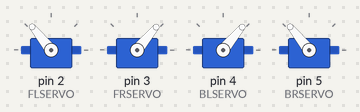
This sketch was run on a simulated Arduino Uno, built with avr-gcc and run on an emulated ATmega328P. Shown: 4 × servo.

Above: at 0.05 s.
At 3.25 s:
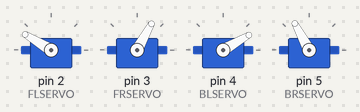
At 6.55 s:
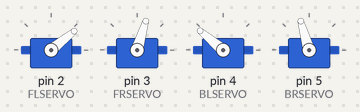
At 13.05 s:
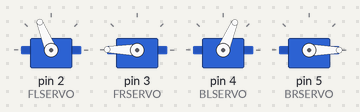
At 20.55 s:
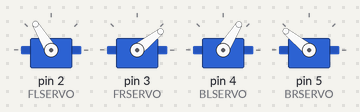
At 26.15 s:
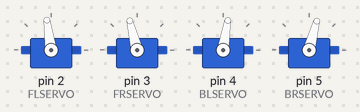
Timing chart, 0 to 34.1 s (numbered marks = the images above):
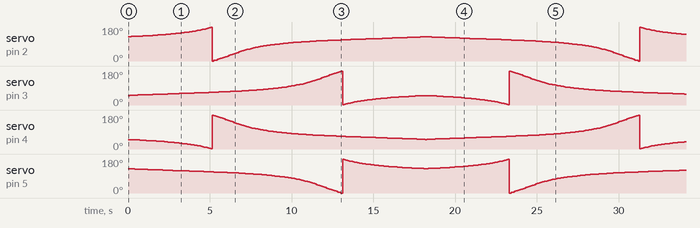

The sketch:

Ackerman_Function.ino
```cpp
#include <Servo.h>

#define BODY_WIDTH 4.515625
#define BODY_LENGTH 3.6875

int throttle, angle;
double FL_Angle, FR_Angle, leftSpeed, rightSpeed, FL_SERVO, FR_SERVO, BL_SERVO, BR_SERVO;
Servo FLSERVO, FRSERVO, BLSERVO, BRSERVO;

void setup()
{
  Serial.begin(9600);
  FLSERVO.attach(2); //front left servo
  FRSERVO.attach(3); //front right servo
  BLSERVO.attach(4); //back left servo
  BRSERVO.attach(5); //back right servo
}


void loop()
{
  //SAMPLE CODE:
  for(angle = -90; angle < 90; angle += 1)  // goes from 0 degrees to 180 degrees
  {
  ackSolve(angle, throttle); //solve ackerman
  FLSERVO.write(FL_SERVO);   //set servos
  FRSERVO.write(FR_SERVO);
  BLSERVO.write(BL_SERVO);
  BRSERVO.write(BR_SERVO);
  delay(100);                // waits 100ms
  }
  for(angle = 90; angle>=-90; angle-=1)     // goes from 180 degrees to 0 degrees
  {
  ackSolve(angle, throttle); //solve ackerman
  FLSERVO.write(FL_SERVO);   //set servos
  FRSERVO.write(FR_SERVO);
  BLSERVO.write(BL_SERVO);
  BRSERVO.write(BR_SERVO);
  delay(100);                // waits 100ms
  }


}

// ACKERMAN FUNCTION
// inputs: angle, speed
// outputs: global angles: FL_SERVO, FR_SERVO, BL_SERVO, BR_SERVO
// outputs: global speeds: leftSpeed, rightSpeed

void ackSolve(float theta, double motorSpeed){

  // turn theta into radians
  theta = theta * PI / 180;


  // find ackerman center of rotation
  float xPos = BODY_LENGTH / tan(theta);


  // set wheel angles
  FL_Angle = atan2( BODY_LENGTH, ( xPos + BODY_WIDTH ) );
  FR_Angle = atan2( BODY_LENGTH, ( xPos - BODY_WIDTH ) );


  //set motor speeds
  leftSpeed  = motorSpeed * distance( xPos + BODY_WIDTH, BODY_LENGTH ) / distance( xPos - BODY_WIDTH, BODY_LENGTH ) ;
  rightSpeed = motorSpeed * distance( xPos - BODY_WIDTH, BODY_LENGTH ) / distance( xPos + BODY_WIDTH, BODY_LENGTH );


  //fix servo angles that are outside of their ranges, and reverse motors accordingly
      if (FL_Angle < -PI / 2)           //Front Left wheel went too far left
      {FL_Angle += PI;                  //rotate font right wheel 180 to the right
       // reverse motor here
      }
      if (FL_Angle > PI / 2)            //Front right wheel went too far right
      {FL_Angle -= PI;                  //rotate front left wheel 180 to the left
        // reverse motor here
      }
      if (FR_Angle < -PI / 2)           //Front right wheel went too far left
      {FR_Angle += PI;                  //rotate front right wheel 180 to the right
        //reverse motor here
      }
      if (FR_Angle > PI / 2)            //Front right wheel went too far right
      {FR_Angle -= PI;                  //rotate front right wheel 180 to the left
        //reverse motor here
      }

      //exit radians and convert to servo angles
      FL_SERVO=FL_Angle*180/PI+90;
      FR_SERVO=FR_Angle*180/PI+90;


      //set rear servos to be the inverse of the front servos
      BL_SERVO=-FL_SERVO+180;
      BR_SERVO=-FR_SERVO+180;
}


//Returns the hypotenuse of a triangle
double distance( double x, double y )
{  return sqrt( x * x + y * y );   }
```
